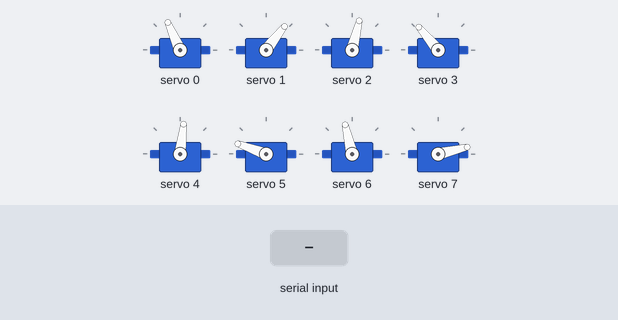
A sketch run on a simulated ESP32. Parts: 8 × servo. The inputs (shaded band) are chosen by the test bench. What the sketch prints to the serial monitor is not drawn.

Above: at 12.2 s.
12.3 s: "2" received over Serial
At 12.77 s:
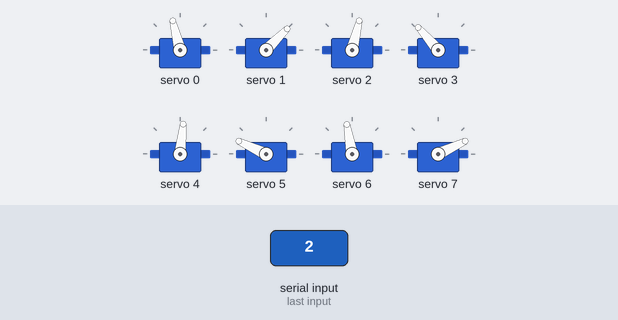
At 13.19 s:
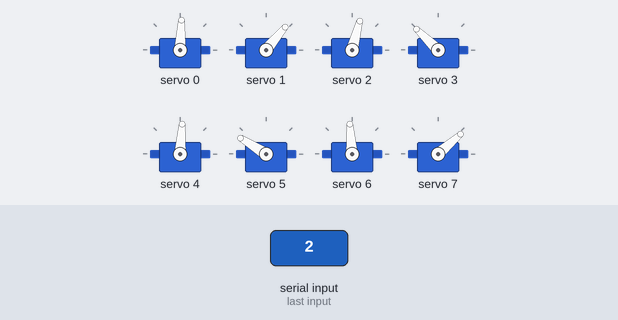
15.3 s: "1" received over Serial
18.3 s: "0" received over Serial
At 18.3 s:
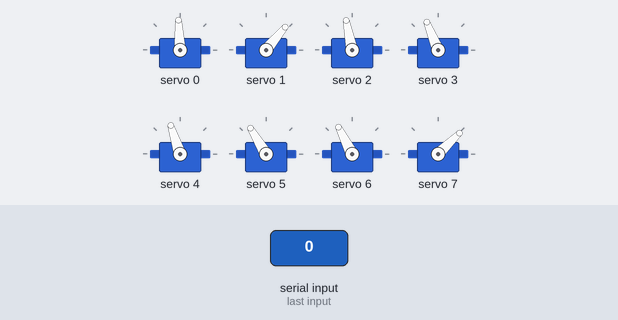
Timing chart, 0 to 21.3 s (numbered marks = the images above; inputs shaded):
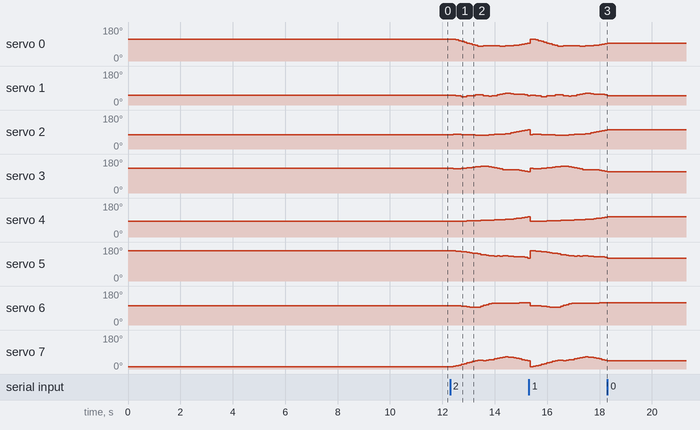

Measured:
- after the input at 12.3 s, servo 0: 114° → 112° after 0.21 s, → 108° 0.11 s later, → 104° 0.11 s later, → 99° 0.11 s later, … (19 changes in this stretch); servo 1: 52° → 50° after 0.22 s, → 48° 0.11 s later, → 45° 0.11 s later, → 48° 0.21 s later, … (23 changes in this stretch)
- after the input at 18.3 s, servo 0: stops changing and stays 93°; servo 1: stops changing and stays 50°; servo 2: stops changing and stays 101°; servo 3: stops changing and stays 112°; servo 4: stops changing and stays 108°

The sketch:

3D_SS_13.ino
```cpp
// HOW TO:
// ------------------------------
// Serial input = 2 -> Steps through gait sequence once and stops at the end.
// Serial input = 1 -> Steps through gait sequence in a loop.
// Serial input = 0 -> Stops infinite loop at the node where it is at that moment

//Gait template
#include <Wire.h>
#include <Adafruit_PWMServoDriver.h>

Adafruit_PWMServoDriver pca9685 = Adafruit_PWMServoDriver();

#define SERVO_FREQ 300
#define SER0 0 //Hip 1
#define SER1 1 //Knee 1
#define SER2 2 //Hip 2
#define SER3 3 //Knee 2
#define SER4 4 //Hip 3
#define SER5 5 //Knee 3
#define SER6 6 //Hip 4
#define SER7 7 //Knee 4


// Insert servo angles here:
// For 3D gaits, these angles are obtained from linearisation.py
// For 2D gaits, these angles are obtained from 2D_trajectory_reader.py
float SS_servo0[] = {-0.52090986, -0.50515027, -0.44804184, -0.35086698, -0.25511105, -0.14288936, -0.03600569,  0.05511505,  0.16217765,  0.2786273 ,  0.37192921,  0.38003579,  0.34657974,  0.33670322,  0.33537185,  0.33145133,  0.33951616,  0.34749301,  0.35192255,  0.35275503,  0.34501511,  0.32453703,  0.29302599,  0.26187   ,  0.23162875,  0.20056416,  0.15142184,  0.07911622,  0.01734218, -0.03217298, -0.1008027 , -0.16760276, -0.21599356, -0.24906886, -0.27226297, -0.31911863, -0.35822261, -0.4100341 , -0.45406274, -0.48426033, -0.51563363, -0.52360494};
float SS_servo1[] = {0.8634198 , 0.85687548, 0.90162232, 0.95258145, 1.01795477, 1.0215846 , 0.96276625, 0.93025336, 0.89733021, 0.84883168, 0.78583485, 0.7855873 , 0.90411948, 0.95946923, 0.98000295, 0.96976059, 0.90398066, 0.83205742, 0.76113896, 0.69355099, 0.64611492, 0.64642399, 0.67929292, 0.70624103, 0.72758966, 0.74018333, 0.76703492, 0.84570572, 0.89255784, 0.9073253 , 0.95827421, 0.97089628, 0.95890186, 0.92475715, 0.87444897, 0.87713895, 0.87503386, 0.90077951, 0.9192938 , 0.9196148 , 0.92076127, 0.87480449};
float SS_servo2[] = {-0.44338656, -0.43514865, -0.42889046, -0.43089076, -0.43818888, -0.4441114 , -0.45144002, -0.46883099, -0.48247989, -0.49454337, -0.51377381, -0.52206935, -0.51840498, -0.49841755, -0.48049335, -0.45293685, -0.42639188, -0.40503834, -0.38670296, -0.3700789 , -0.35126898, -0.30450227, -0.22446075, -0.15685957, -0.08727423, -0.02011864,  0.0369148 ,  0.09273958,  0.14463569,  0.19165457,  0.21488035,  0.17963765,  0.10843802,  0.03039539, -0.0453973 , -0.12129265, -0.19211573, -0.26247734, -0.32777582, -0.38777496, -0.43147176, -0.44558728};
float SS_servo3[] = {0.82604941, 0.79619622, 0.79511261, 0.81983244, 0.85332218, 0.88123827, 0.90321644, 0.9424247 , 0.97760239, 1.02020989, 1.08014056, 1.11008012, 1.12153663, 1.0947755 , 1.0610026 , 1.00203145, 0.92813358, 0.85219576, 0.77563266, 0.6959964 , 0.65388177, 0.6677426 , 0.65739077, 0.65972947, 0.65320199, 0.60856845, 0.54265931, 0.46304914, 0.38320184, 0.30960808, 0.25731459, 0.24203838, 0.29927429, 0.37635097, 0.45379786, 0.53171232, 0.6099492 , 0.68838339, 0.7643149 , 0.83822831, 0.87389212, 0.83872451};
float SS_servo4[] = { 2.63980186e-01,  2.48819955e-01,  2.40947770e-01,  2.42070240e-01,  2.39816300e-01,  2.34474687e-01,  2.25168408e-01,  2.02810567e-01,  1.87693208e-01,  1.76280479e-01,  1.65155662e-01,  1.43624060e-01,  1.33203306e-01,  1.20859655e-01,  1.14087661e-01,  1.03241123e-01,  8.61029743e-02,  8.23072315e-02,  5.63383732e-02,  4.26959276e-02,  1.18353478e-02, -1.88528775e-02, -5.04650200e-02, -8.11322430e-02, -1.07972556e-01, -1.31821628e-01, -1.86187071e-01, -2.56242036e-01, -3.32719254e-01, -3.93328877e-01, -4.11592870e-01, -4.08692413e-01, -3.42815446e-01, -2.70091783e-01, -2.01870115e-01, -1.42089217e-01, -6.71384199e-02,  3.45005651e-04,  8.12327297e-02,  1.80947461e-01,  2.64946803e-01,  2.68089868e-01};
float SS_servo5[] = {-1.7555086 , -1.75159083, -1.71638608, -1.67870408, -1.64196434, -1.60721109, -1.58666878, -1.52728741, -1.47930444, -1.43619745, -1.36996209, -1.28714123, -1.23566029, -1.17309534, -1.14067109, -1.10952895, -1.08260147, -1.10817774, -1.08317702, -1.10823714, -1.10678437, -1.08424531, -1.04798715, -1.02145092, -1.01107873, -1.02493309, -0.99014288, -0.91648701, -0.83280479, -0.80005146, -0.89247058, -1.00484859, -1.09013739, -1.16955714, -1.24503729, -1.33054464, -1.40749951, -1.48925965, -1.56791949, -1.63937648, -1.70886238, -1.74946514};
float SS_servo6[] = {0.23282928, 0.21541283, 0.19723067, 0.17954583, 0.15948283, 0.13728459, 0.11187335, 0.07957588, 0.04151608, 0.0188197 , 0.03961995, 0.12859553, 0.24726735, 0.33079782, 0.40575344, 0.46857227, 0.49445568, 0.4986668 , 0.50086205, 0.49211341, 0.48163444, 0.48315336, 0.47340021, 0.48325538, 0.50037231, 0.51328341, 0.5228134 , 0.52357266, 0.52322963, 0.5210387 , 0.51695577, 0.49061316, 0.46925231, 0.447132  , 0.42512227, 0.39120908, 0.37221682, 0.34397771, 0.31715088, 0.29617403, 0.2753233 , 0.23729016};
float SS_servo7[] = {-1.73956115, -1.72131719, -1.64687513, -1.5574896 , -1.4650628 , -1.37533388, -1.29436233, -1.19857874, -1.09021156, -1.00801305, -0.9553031 , -0.96262901, -0.99025046, -0.92818162, -0.90699616, -0.86388206, -0.78855688, -0.71409221, -0.64091624, -0.55898765, -0.52138093, -0.55906793, -0.57640306, -0.6341456 , -0.70812345, -0.7833403 , -0.86563016, -0.94177373, -1.02344265, -1.1101254 , -1.19496769, -1.25428849, -1.31356066, -1.37022751, -1.42676686, -1.46151375, -1.52224986, -1.56481077, -1.60369945, -1.64805271, -1.69673251, -1.73323837};

int node=0;
int first=0;
int input=0;
int end_time=0;
int time_step=100000;
int steps = sizeof(SS_servo0)/sizeof(SS_servo0[0]);
int one_print = 0;

// -------------------Joint configurations-------------------
int servo0=0;
int servo0_deg=0;
int servo1=0;
int servo1_deg=0;
int servo2=0;
int servo2_deg=0;
int servo3=0;
int servo3_deg=0;
int servo4=0;
int servo4_deg=0;
int servo5=0;
int servo5_deg=0;
int servo6=0;
int servo6_deg=0;
int servo7=0;
int servo7_deg=0;

void setup() {
  Serial.begin(115200);
  pca9685.begin();

  pca9685.setOscillatorFrequency(27000000); //Value between 24MHz and 27MHz, tuned for this setup
  pca9685.setPWMFreq(SERVO_FREQ);
  delay (1000);

  servo0_deg=SS_servo0[0]/3.14159265*180;
  servo0=map(servo0_deg,-38,90,2200,1030);
  servo1_deg=SS_servo1[0]/3.14159265*180;
  servo1=map(servo1_deg,-90,90,2600,950);
  servo2_deg=SS_servo2[0]/3.14159265*180;
  servo2=map(servo2_deg,-38,90,1510,2730);
  servo3_deg=SS_servo3[0]/3.14159265*180;
  servo3=map(servo3_deg,-90,90,1100,2700);
  servo4_deg=SS_servo4[0]/3.14159265*180;
  servo4=map(servo4_deg,-90,38,2700,1500);
  servo5_deg=SS_servo5[0]/3.14159265*180;
  servo5=map(servo5_deg,-90,90,2600,930);
  servo6_deg=SS_servo6[0]/3.14159265*180;
  servo6=map(servo6_deg,-90,38,850,2250);
  servo7_deg=SS_servo7[0]/3.14159265*180;
  servo7=map(servo7_deg,-90,90,920,2620);

  pca9685.setPWM(SER0,0,servo0);
  pca9685.setPWM(SER1,0,servo1);
  pca9685.setPWM(SER2,0,servo2);
  pca9685.setPWM(SER3,0,servo3);
  pca9685.setPWM(SER4,0,servo4);
  pca9685.setPWM(SER5,0,servo5);
  pca9685.setPWM(SER6,0,servo6);
  pca9685.setPWM(SER7,0,servo7);

  Serial.print("Node:");
  Serial.println(node);
  Serial.print("servo0 -> rads:");
  Serial.print(SS_servo0[node]);
  Serial.print("        deg:");
  Serial.print(servo0_deg);
  Serial.print("        us:");
  Serial.println(servo0);
  Serial.print("servo1 -> rads:");
  Serial.print(SS_servo1[node]);
  Serial.print("        deg:");
  Serial.print(servo1_deg);
  Serial.print("        us:");
  Serial.println(servo1);
  Serial.print("servo2 -> rads:");
  Serial.print(SS_servo2[node]);
  Serial.print("        deg:");
  Serial.print(servo2_deg);
  Serial.print("        us:");
  Serial.println(servo2);
  Serial.print("servo3 -> rads:");
  Serial.print(SS_servo3[node]);
  Serial.print("        deg:");
  Serial.print(servo3_deg);
  Serial.print("        us:");
  Serial.println(servo3);
  Serial.print("servo4 -> rads:");
  Serial.print(SS_servo4[node]);
  Serial.print("        deg:");
  Serial.print(servo4_deg);
  Serial.print("        us:");
  Serial.println(servo4);
  Serial.print("servo5 -> rads:");
  Serial.print(SS_servo5[node]);
  Serial.print("        deg:");
  Serial.print(servo5_deg);
  Serial.print("        us:");
  Serial.println(servo5);
  Serial.print("servo6 -> rads:");
  Serial.print(SS_servo6[node]);
  Serial.print("        deg:");
  Serial.print(servo6_deg);
  Serial.print("        us:");
  Serial.println(servo6);
  Serial.print("servo7 -> rads:");
  Serial.print(SS_servo7[node]);
  Serial.print("        deg:");
  Serial.print(servo7_deg);
  Serial.print("        us:");
  Serial.println(servo7);

  Serial.println("10");
  delay(1000);
  Serial.println("9");
  delay(1000);
  Serial.println("8");
  delay(1000);
  Serial.println("7");
  delay(1000);
  Serial.println("6");
  delay(1000);
  Serial.println("5");
  delay(1000);
  Serial.println("4");
  delay(1000);
  Serial.println("3");
  delay(1000);
  Serial.println("2");
  delay(1000);
  Serial.println("1");
  delay(1000);

}

void loop()
{
  if(Serial.available()>0)
  {
    first=Serial.read();
    if(first=='2')
    {
      input=2;
      node=0;
      one_print=1;
    }
    if(first=='1')
    {
      input=1;
      node=0;
      one_print=1;
    }
    if(first=='0')
    {
      input=0;
    }
  }
  if(input==1 or input==2)
  {
      if(esp_timer_get_time()>=end_time)
      {
        servo0_deg=SS_servo0[node]/3.14159265*180;
        servo0=map(servo0_deg,-38,90,2200,1030);
        servo1_deg=SS_servo1[node]/3.14159265*180;
        servo1=map(servo1_deg,-90,90,2600,950);
        servo2_deg=SS_servo2[node]/3.14159265*180;
        servo2=map(servo2_deg,-38,90,1510,2730);
        servo3_deg=SS_servo3[node]/3.14159265*180;
        servo3=map(servo3_deg,-90,90,1100,2700);
        servo4_deg=SS_servo4[node]/3.14159265*180;
        servo4=map(servo4_deg,-90,38,2700,1500);
        servo5_deg=SS_servo5[node]/3.14159265*180;
        servo5=map(servo5_deg,-90,90,2600,930);
        servo6_deg=SS_servo6[node]/3.14159265*180;
        servo6=map(servo6_deg,-90,38,850,2250);
        servo7_deg=SS_servo7[node]/3.14159265*180;
        servo7=map(servo7_deg,-90,90,920,2620);

        pca9685.setPWM(SER0,0,servo0);
        pca9685.setPWM(SER1,0,servo1);
        pca9685.setPWM(SER2,0,servo2);
        pca9685.setPWM(SER3,0,servo3);
        pca9685.setPWM(SER4,0,servo4);
        pca9685.setPWM(SER5,0,servo5);
        pca9685.setPWM(SER6,0,servo6);
        pca9685.setPWM(SER7,0,servo7);

        node+=1;
        if(node>=steps and input==1)
        {
          Serial.print("Input:");
          Serial.println(input);
          node=0;
        }
        if(node>=steps and input==2)
        {
          Serial.print("Input:");
          Serial.println(input);
          input=0;
        }
         end_time=esp_timer_get_time()+time_step;
      }
   }

  if(input == 0)
  {
        pca9685.setPWM(SER0,0,servo0);
        pca9685.setPWM(SER1,0,servo1);
        pca9685.setPWM(SER2,0,servo2);
        pca9685.setPWM(SER3,0,servo3);
        pca9685.setPWM(SER4,0,servo4);
        pca9685.setPWM(SER5,0,servo5);
        pca9685.setPWM(SER6,0,servo6);
        pca9685.setPWM(SER7,0,servo7);

        if(one_print==1)
        {
          Serial.print("Input:");
          Serial.println(input);
          Serial.print("Node:");
          Serial.println(node);
          Serial.print("servo0 -> rads:");
          Serial.print(SS_servo0[node]);
          Serial.print("        deg:");
          Serial.print(servo0_deg);
          Serial.print("        us:");
          Serial.println(servo0);
          Serial.print("servo1 -> rads:");
          Serial.print(SS_servo1[node]);
          Serial.print("        deg:");
          Serial.print(servo1_deg);
          Serial.print("        us:");
          Serial.println(servo1);
          Serial.print("servo2 -> rads:");
          Serial.print(SS_servo2[node]);
          Serial.print("        deg:");
          Serial.print(servo2_deg);
          Serial.print("        us:");
          Serial.println(servo2);
          Serial.print("servo3 -> rads:");
          Serial.print(SS_servo3[node]);
          Serial.print("        deg:");
          Serial.print(servo3_deg);
          Serial.print("        us:");
          Serial.println(servo3);
          Serial.print("servo4 -> rads:");
          Serial.print(SS_servo4[node]);
          Serial.print("        deg:");
          Serial.print(servo4_deg);
          Serial.print("        us:");
          Serial.println(servo4);
          Serial.print("servo5 -> rads:");
          Serial.print(SS_servo5[node]);
          Serial.print("        deg:");
          Serial.print(servo5_deg);
          Serial.print("        us:");
          Serial.println(servo5);
          Serial.print("servo6 -> rads:");
          Serial.print(SS_servo6[node]);
          Serial.print("        deg:");
          Serial.print(servo6_deg);
          Serial.print("        us:");
          Serial.println(servo6);
          Serial.print("servo7 -> rads:");
          Serial.print(SS_servo7[node]);
          Serial.print("        deg:");
          Serial.print(servo7_deg);
          Serial.print("        us:");
          Serial.println(servo7);
          one_print=0;
        }

  }
}
```
